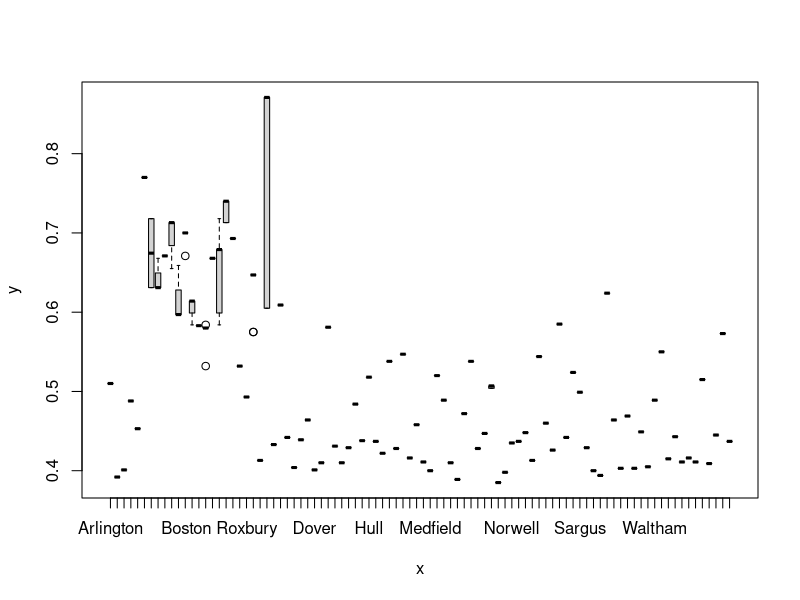
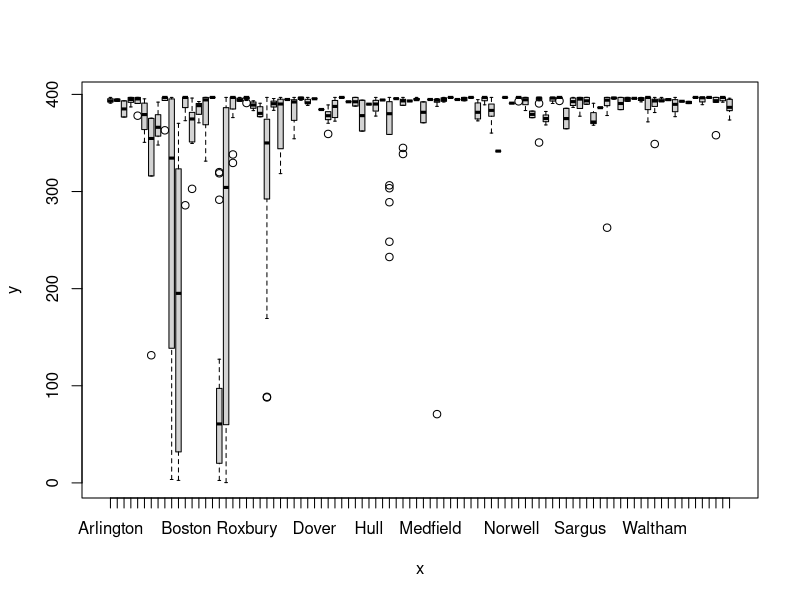
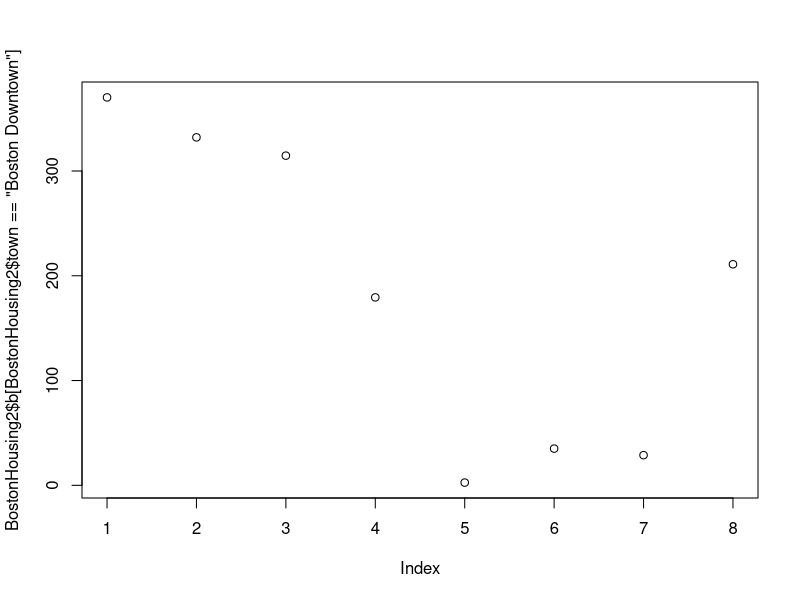

These charts were generated, in order, by the following R code:
library(mlbench)
data("BostonHousing2")

plot(BostonHousing2$town, BostonHousing2$nox)

plot(BostonHousing2$town, BostonHousing2$b)
plot(BostonHousing2$b[BostonHousing2$town=="Boston Downtown"])
